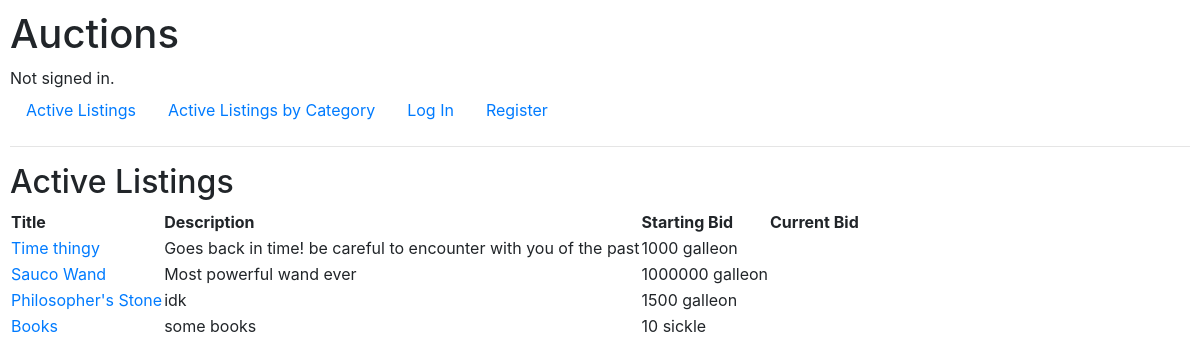
/, run on an earlier commit of the app's database.
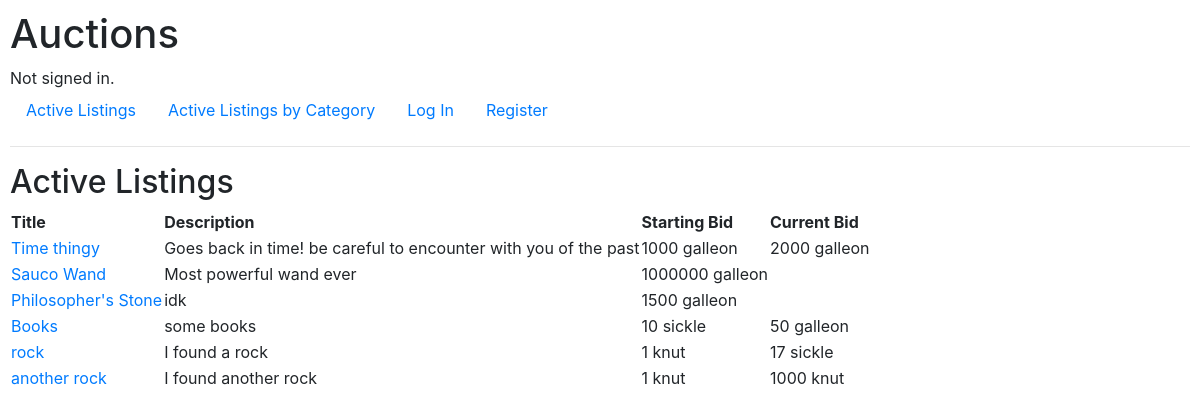
And on a later commit of the database.
### auctions/models.py (models this page shows, shortened)
class Item(models.Model):
    owner = models.ForeignKey(User, on_delete=models.CASCADE)
    title = models.CharField(max_length=64)
    description = models.TextField()
    category = models.ForeignKey(Category, on_delete=models.CASCADE, blank=True)
    starting_bid = models.IntegerField()
    currency = models.ForeignKey(Currency, on_delete=models.CASCADE)
    bid_duration = models.IntegerField()  # should be duration in days
    image = models.URLField(max_length=200, blank=True, default="https://apply.sts.net.pk/assets/images/default-upload-image.jpg")
    slug = models.SlugField(blank=True, null=True)
    created_at = models.DateTimeField(auto_now=False, auto_now_add=True)
    last_until = models.DateTimeField(blank=True, null=True)
    active = models.BooleanField(default=True, blank=True)
    def last_bid(self):
        if self.bid_maded.all().count() > 0:
            bid = self.bid_maded.last()
            return bid
        return None

class Currency(models.Model):
    name = models.CharField(max_length=7)
    base_currency = models.ForeignKey(BaseCurrency, on_delete=models.CASCADE)
    conversion_rate = models.FloatField()
    priority = models.IntegerField()  # Galleon > Sickle > Knut
    def __str__(self) -> str:
        return f"{self.name}"

class Bid(models.Model):
    bidder = models.ForeignKey(User, on_delete=models.CASCADE, related_name="bids")
    item = models.ForeignKey(Item, on_delete=models.CASCADE, related_name="bid_maded")
    amount = models.IntegerField()
    currency = models.ForeignKey(Currency, on_delete=models.CASCADE)
    created_at = models.DateTimeField(auto_now=False, auto_now_add=True)

### auctions/views.py (the view)
# urls.py: path("", views.index, name="index"),
def index(request):
    items = models.Item.objects.filter(last_until__gte=timezone.now()).all()
    return render(request, template_name="auctions/index.html", context={
        "items": items
    })

### auctions/templates/auctions/index.html
{% extends "auctions/layout.html" %}
{% block body %}
    <h2>
    {% if category_title %}
        {{ category_title }}
    {% else %}
        Active Listings
    {% endif %}
    </h2>
    <table>
        <thead>
            <tr>
                <th>Title</th>
                <th>Description</th>
                <th>Starting Bid</th>
                <th>Current Bid</th>
            </tr>
        </thead>
        <tbody>
        {% for item in items %}
            <tr>
                <td><a href="{% url 'item_listed' item.slug %}">{{ item.title }}</a></td>
                <td>{{ item.description }}</td>
                <td>{{ item.starting_bid }} {{ item.currency }}</td>
                <td>{{ item.last_bid.amount }} {{ item.last_bid.currency }}</td>
            </tr>
        {% endfor %}
        </tbody>
    </table>
{% endblock %}

### auctions/templates/auctions/layout.html (shortened to what this page needs)
{% load static %}
<!DOCTYPE html>
<html lang="en">
    <head>
        <link rel="stylesheet" href="https://stackpath.bootstrapcdn.com/bootstrap/4.4.1/css/bootstrap.min.css">
        <link href="{% static 'auctions/styles.css' %}" rel="stylesheet">
    </head>
    <body>
        <h1>Auctions</h1>
        <div>
            {% if user.is_authenticated %}
                Signed in as <strong>{{ user.username }}</strong>.
            {% else %}
                Not signed in.
            {% endif %}
        </div>
        <ul class="nav">
            <li class="nav-item">
                <a class="nav-link" href="{% url 'index' %}">Active Listings</a>
            </li>
            <li class="nav-item">
                <a class="nav-link" href="{% url 'categories' %}">Active Listings by Category</a>
            </li>
            {% if user.is_authenticated %}
                <li class="nav-item">
                    <a class="nav-link" href="{% url 'create_listing' %}">Create Listing</a>
                </li>
                <li class="nav-item">
                    <a class="nav-link" href="{% url 'watchlist' %}">My Watchlist</a>
                </li>
                <li class="nav-item">
                    <a class="nav-link" href="{% url 'logout' %}">Log Out</a>
                </li>
            {% else %}
                <li class="nav-item">
                    <a class="nav-link" href="{% url 'login' %}">Log In</a>
                </li>
                <li class="nav-item">
                    <a class="nav-link" href="{% url 'register' %}">Register</a>
                </li>
            {% endif %}
        </ul>
        <hr>
        {% block body %}
        {% endblock %}
    </body>
</html>

### auctions/static/auctions/styles.css (style rules this page uses)
body { padding: 10px; }

What changed in the data, as far as the page shows it:
shown differently, row unchanged: Item "Time thingy": last_bid.amount (not shown) → "2000"; last_bid.currency (not shown) → "galleon"
changed Item "Books": last_bid.amount (not shown) → "50"; last_bid.currency (not shown) → "galleon"
added Item: title "rock", description "I found a rock", starting_bid "1", currency "knut", last_bid.amount "17", last_bid.currency "sickle"
added Item: title "another rock", description "I found another rock", starting_bid "1", currency "knut", last_bid.amount "1000", last_bid.currency "knut"
